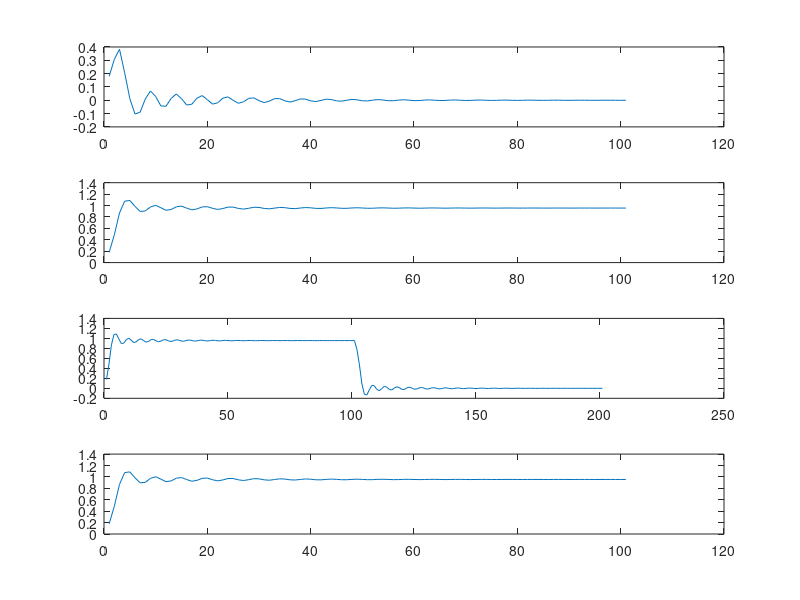

MATLAB code for this plot:
b = [0.18, 0.1, 0.3, 0.1, 0.18];
a = [1, -1.15, 1.5, -0.7, 0.25];
n = 101;
x = ones(1, n);

%%%%%%%%
% impz %
%%%%%%%%
subplot(4, 1, 1);

h = impz(b, a, n);
plot(h)

%%%%%%%%%%
% filter %
%%%%%%%%%%
subplot(4, 1, 2);

y = filter(b, a, x);
plot(y)

%%%%%%%%
% conv %
%%%%%%%%
subplot(4, 1, 3);

y = conv(h, x);
plot(y)

%%%%%%%%%%
% filter %
%%%%%%%%%%
subplot(4, 1, 4);

y = filter(h, 1, x);
plot(y)